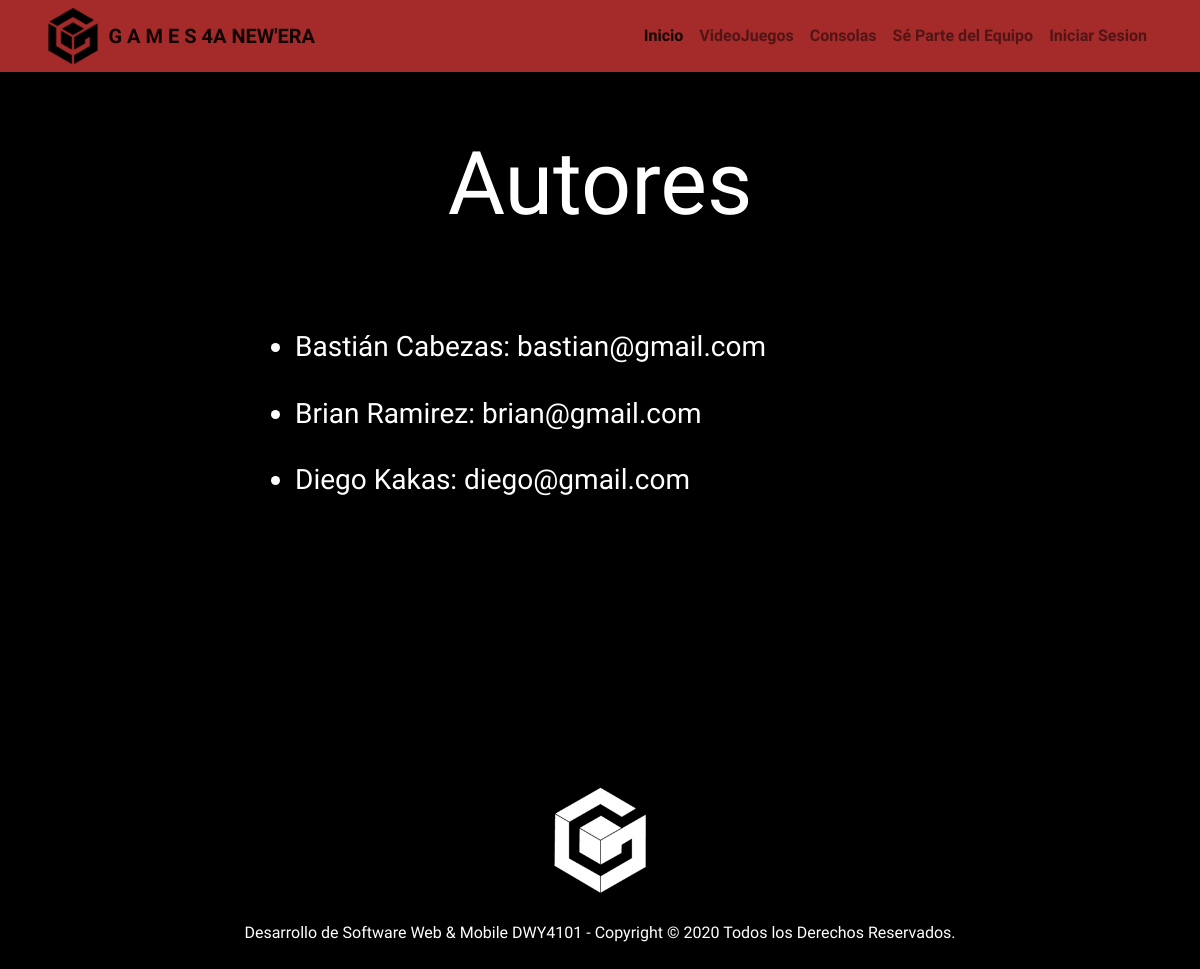
The page /access/autores/ (signed in) on the database its author committed.
### Admin_Noticias/models.py (models this page shows, shortened)
class Autor(models.Model):
    id_autor = models.UUIDField(primary_key = True, default = uuid.uuid4, help_text = 'Indique el ID del Autor de noticia')
    nom_autor = models.CharField(max_length = 25, help_text='Indique el nombre del Autor')
    educacion =  models.ForeignKey('NivelEducacional', on_delete = models.SET_NULL, null= True, blank=True, help_text='Indique el nivel de estudios de Autor')
    numero = models.IntegerField(blank = True, null = True, help_text='Indique el número de contacto del Autor')
    correo = models.EmailField(max_length = 50, error_messages = {"Error": "Digite un formato válido!"}, help_text='Indique el correo del Autor')
    def get_absolute_url(self):
        return reverse('autor_detail', args=[str(self.id_autor)])

### Admin_Noticias/views.py (the view)
# urls.py: path('autores/', views.AutorListView.as_view(), name='autor_list'),
class AutorListView(generic.ListView):
    model = Autor
    template_name = 'templates/admin_noticias/autor_list.html'
    paginate_by = 3

### Admin_Noticias/templates/admin_noticias/autor_list.html (shortened to what this page needs)
{% extends "base_generic.html" %}
{% block content %}
{% if user.is_authenticated  %}{% if user.is_staff %}
<div class="container">
    <div class="row justify-content-center">
        <div class="col-md-8">
            <h1 class="display-2 text-center" style="margin-top: 18%; margin-bottom: 10%;">Autores</h1>
            <form action="" method="POST">
                <div class="card-body">
                    <div class="form-group">
                        {% if autor_list %}
                        <ul style="margin-bottom: 20%;">
                            {% for autor in autor_list %}
                            <li class="h3">
                                <a href="{{ autor.get_absolute_url }}" class="titulorojo">{{autor.nom_autor}}: </a>{{autor.correo}}<hr>
                            </li>
                            {% endfor %}
                        </ul>
                        {% else %}
                        <h2 class="display-2" style="margin-bottom: 14%;">Lo sentimos, no existen Autores disponibles.</h2>
                        {% endif %}
                    </div>
                </div>
            </form>
        </div>
    </div>
</div>
{% endif %}
{% endif %}
{% endblock %}

### Admin_Noticias/static/css/main.css (style rules this page uses)
body { font-family: 'Kumbh Sans', sans-serif; background: #000000; color: #ffffff; }
a { color: #ffffff; }

### rows shown on the page
Autor: nom_autor "Bastián Cabezas", correo "bastian@gmail.com"
Autor: nom_autor "Brian Ramirez", correo "brian@gmail.com"
Autor: nom_autor "Diego Kakas", correo "diego@gmail.com"
